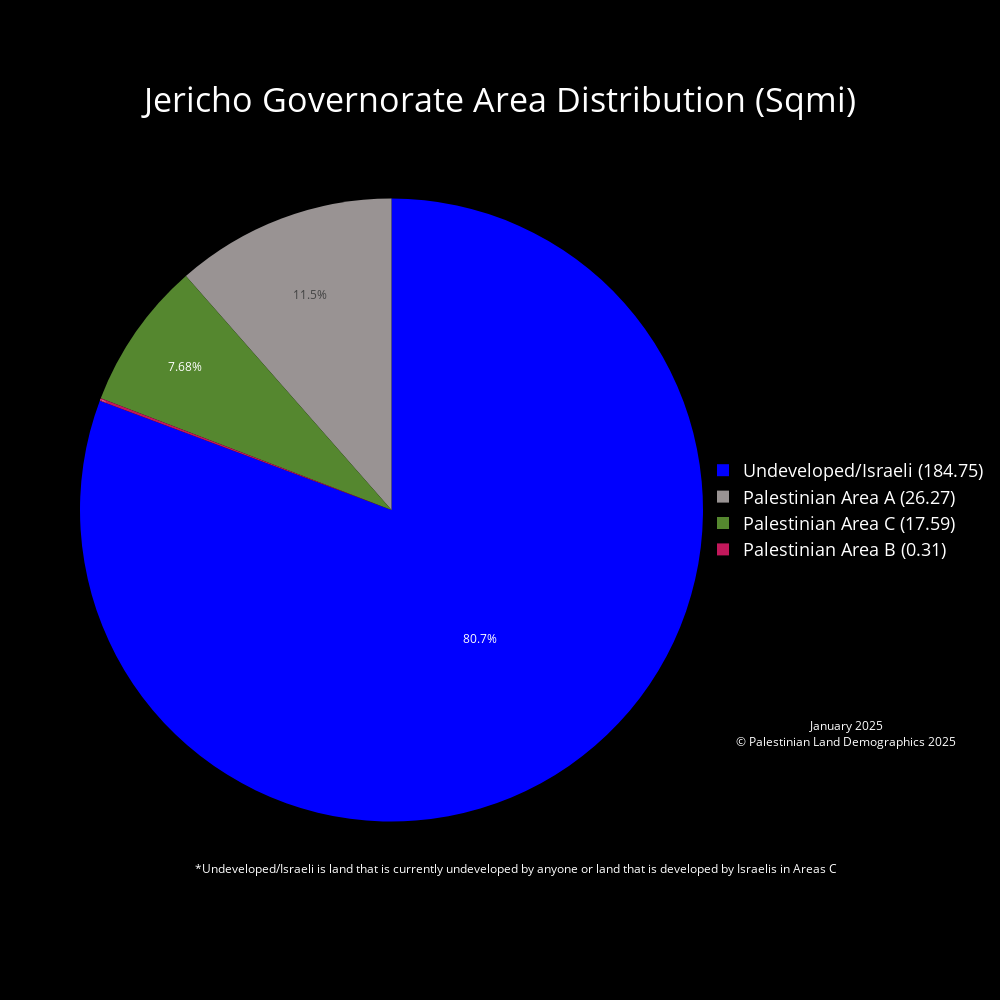

The notebook cell this image was saved under:
### Markdown cell above
Automate the Pie Charts

### Code cell
# Jericho Governorate
West_Bank_Governorates = Governorates[Governorates['Governorates_Code'] < 2000]
Jericho_gov = West_Bank_Governorates[West_Bank_Governorates['Governorates_Name'] == 'Jericho']
# Clip to Governorate
Jericho_land_mass = gpd.clip(Palestinian_Land_Mass, Jericho_gov)
# Calculate Area for clipped layer
Jericho_land_mass['Area_sqmi'] = Jericho_land_mass['geometry'].to_crs(epsg=28191).area * 3.8610215854245e-7
# Plot for visualization
fig, ax = plt.subplots()
Jericho_gov.plot(ax = ax, facecolor = "white", edgecolor = "black", label = "Jericho Governorate")
Jericho_land_mass.plot(ax = ax, facecolor = "green", edgecolor = "green", label = "Palestinian Land Mass in Jericho")
plt.title(f"Palestinian Land Mass Jericho")
plt.xlabel('Longitude')
plt.ylabel('Latitude')
plt.show()

# Calculate the land mass in areas a, b, c etc..
Jericho_gov_area_a_area = Jericho_land_mass[Jericho_land_mass['CLASS'] == 'A']['Area_sqmi'].sum()
Jericho_gov_area_b_area = Jericho_land_mass[Jericho_land_mass['CLASS'] == 'B']['Area_sqmi'].sum()
Jericho_gov_area_c_area = Jericho_land_mass[Jericho_land_mass['CLASS'] == 'C']['Area_sqmi'].sum()
Jericho_gov_area = Governorates[Governorates["Governorates_Name"] == "Jericho"]["Area_sqmi"].iloc[0]
open_or_israeli_area = Jericho_gov_area - Jericho_gov_area_a_area - Jericho_gov_area_b_area - Jericho_gov_area_c_area

# Percentages (Not needed)
Jericho_area_a_percentage = (Jericho_gov_area_a_area / Jericho_gov_area) * 100
Jericho_area_b_percentage = (Jericho_gov_area_b_area / Jericho_gov_area) * 100
Jericho_area_c_percentage = (Jericho_gov_area_c_area / Jericho_gov_area) * 100
open_or_israeli_percentage = 100 - Jericho_area_a_percentage - Jericho_area_b_percentage - Jericho_area_c_percentage

# declaring data from land mass calculations
data = [Jericho_gov_area_a_area, Jericho_gov_area_b_area, Jericho_gov_area_c_area, open_or_israeli_area]
data2 = [Jericho_area_a_percentage, Jericho_area_b_percentage, Jericho_area_c_percentage, open_or_israeli_percentage]

# Custom color palette and labels
label_color_dict = {'Palestinian Area A' : '#999393', 'Palestinian Area B' : '#C2185B', 'Palestinian Area C' : '#55872F', 'Undeveloped/Israeli' : '#0000FF'}
labels = list(label_color_dict.keys())
palette_color = list(label_color_dict.values())
custom_labels = [f'{label} ({round(value, 2)})' for label, value in zip(labels, data)]

# Pie chart using plotly
fig = go.Figure(
    data=[
        go.Pie(
            labels=custom_labels,
            values=data,
            marker=dict(colors=palette_color)
            
        )
    ]
)

fig.update_traces(textposition='inside',       # puts text inside the pie chart
                    textinfo = 'percent'        # shows us the percent and the area in sqmi ('percent+label' to show both)
                    )      # color of the labels inside the pie chart are set to white

fig.update_layout(
    paper_bgcolor='black',       # background color around the plot  
    plot_bgcolor='black',        # background color of the plot
    font_color='white',          # color of the legend and title
    title={
        'text': 'Jericho Governorate Area Distribution (Sqmi)',
        'x': 0.5,                # Middle
        'y': 0.90,                # Nearly at the top
        'xanchor': 'center',
        'yanchor': 'middle',
        'font': {'size': 34}     # Increase font size for the title
    },
    legend={
        'font': {'size': 18},     # Increase font size for the legend
        'x': 1,                   # Position legend to the right of the pie chart
        'y': 0.5,                 # Position legend in the middle
        'xanchor': 'left',
        'yanchor': 'middle'
    },
    annotations=[
        dict(
            text="*Undeveloped/Israeli is land that is currently undeveloped by anyone or land that is developed by Israelis in Areas C",
            x=0.7,
            y=0.05,
            showarrow=False,
            font=dict(color='white', size=12),
            xanchor='center'
        ),
        dict(
            text="January 2025<br>© Palestinian Land Demographics 2025",
            x=1.05,
            y=0.25,
            showarrow=False,
            font=dict(color='white', size=12),
            xanchor='left',
            yanchor='top'
        )
    ],
    width=1000,                  # width and height of the pie chart
    height=1000
)

fig.write_html('January2025\PieCharts_HTML\Jericho_Governorate_Area_Distribution_Pie_Chart.html')
fig.show()

hti = Html2Image(size=(1000, 1000))
# Set the output path
hti.output_path = 'January2025/PieCharts_JPG'

# Take a screenshot of the HTML file and save it as a JPG file
hti.screenshot(
    html_file='January2025/PieCharts_HTML/Jericho_Governorate_Area_Distribution_Pie_Chart.html',
    save_as='Jericho_Governorate_Area_Distribution_Pie_Chart.jpg'
)

### Figure 1 — Plotly figure (JSON) as saved in the notebook; plotly's stock layout.template omitted (floating-point values rounded to 4 significant figures)
{"data": [{"labels": ["Palestinian Area A (26.27)", "Palestinian Area B (0.31)", "Palestinian Area C (17.59)", "Undeveloped/Israeli (184.75)"], "marker": {"colors": ["#999393", "#C2185B", "#55872F", "#0000FF"]}, "textinfo": "percent", "textposition": "inside", "type": "pie", "values": [26.27, 0.3089, 17.59, 184.8]}], "layout": {"annotations": [{"font": {"color": "white", "size": 12}, "showarrow": false, "text": "*Undeveloped/Israeli is land that is currently undeveloped by anyone or land that is developed by Israelis in Areas C", "x": 0.7, "xanchor": "center", "y": 0.05}, {"font": {"color": "white", "size": 12}, "showarrow": false, "text": "January 2025<br>© Palestinian Land Demographics 2025", "x": 1.05, "xanchor": "left", "y": 0.25, "yanchor": "top"}], "font": {"color": "white"}, "height": 1000, "legend": {"font": {"size": 18}, "x": 1, "xanchor": "left", "y": 0.5, "yanchor": "middle"}, "paper_bgcolor": "black", "plot_bgcolor": "black", "title": {"font": {"size": 34}, "text": "Jericho Governorate Area Distribution (Sqmi)", "x": 0.5, "xanchor": "center", "y": 0.9, "yanchor": "middle"}, "width": 1000}}
